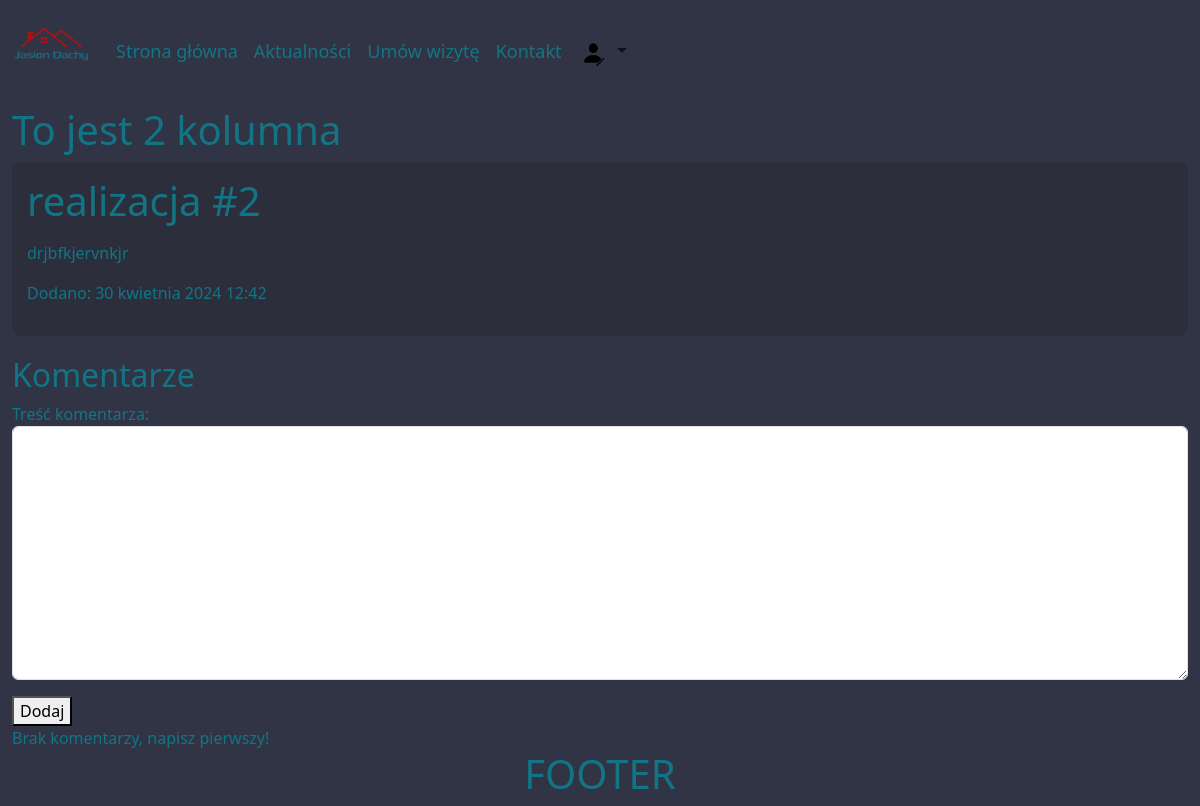
Page /blog/2/ (signed in) on the committed database.
### mainapp/models.py (models this page shows, shortened)
class Realization(models.Model):
    title = models.CharField(max_length=100, verbose_name="Tytuł")
    content = models.CharField(max_length=500, verbose_name="Opis")
    date = models.DateTimeField(default=timezone.now(), verbose_name="Data dodania")
    class Meta:
        verbose_name_plural = "Realizacje"

### mainapp/views.py (the view)
# urls.py: path('blog/<int:entry_id>/', views.detail, name='detail'),
@login_required
@require_http_methods(["GET", "POST"])
def detail(request, entry_id):
    try:
        entry = get_object_or_404(Realization, pk=entry_id)
        comments = Comment.objects.filter(realization=entry)
        if request.method == 'POST':
            comment_form = CommentForm(request.POST)
            if comment_form.is_valid():
                comment = comment_form.save(commit=False)
                comment.author = request.user
                comment.realization = entry
                comment.save()
                logger.info(f"Nowy komentarz dodany przez {request.user} do realizacji {entry_id}")
                return redirect('mainapp:detail', entry_id=entry.id)
        else:
            comment_form = CommentForm()
        context = {'entry': entry, 'comments': comments, 'comment_form': comment_form}
        logger.debug(f"Widok szczegółowy dla realizacji {entry_id}")
        return render(request, 'mainapp/detail.html', context)
    except Realization.DoesNotExist:
        logger.error(f"Realizacja o id {entry_id} nie istnieje")
        raise Http404("Podany wpis nie istnieje")
    except Exception as e:
        logger.error(f"Błąd w widoku szczegółowym dla realizacji {entry_id}: {e}")
        return render(request, 'mainapp/error.html', {'error': str(e)})

### mainapp/forms.py
class CommentForm(forms.ModelForm):
    class Meta:
        model = Comment
        fields = ['content']
        widgets = {
            'content': forms.Textarea(attrs={'class': 'form-control'})
        }

### mainapp/templates/mainapp/detail.html (shortened to what this page needs)
{% extends 'mainapp/base.html' %}
{% block content %}
    <article>
    <h1>{{ entry.title }}</h1>
    <p>{{ entry.content|linebreaks }}</p>
    <p>Dodano: {{ entry.date }}</p>
    </article>
    <h2>Komentarze</h2>
    <form action="{% url 'mainapp:detail' entry.id %}" method="post">
        {{ comment_form.as_p }}
        <button name="submit">Dodaj</button>
    </form>
        {% for comment in comments %}
            <article>
                <h5>{{ comment.author }}</h5>
                <p>{{ comment.content }}</p>
                <p style="font-size: small; text-align:right;">{{ comment.date }}</p>
            </article>
        {% empty %}
            Brak komentarzy, napisz pierwszy!
        {% endfor %}
{% endblock content %}

### mainapp/templates/mainapp/base.html (style rules this page uses)
div,h1 { #border: 1px red solid; }
.text-blue,p { color: #127586; #background-color: #313445; }
body { background-color: #313445; color: #127586; }
article { background-color: #2c2e3c; border-radius: 10px; padding: 15px; margin-bottom: 20px; }

### rows in the picture
Realization: title "realizacja #2", content "drjbfkjervnkjr", date "30 kwietnia 2024 12:42"
